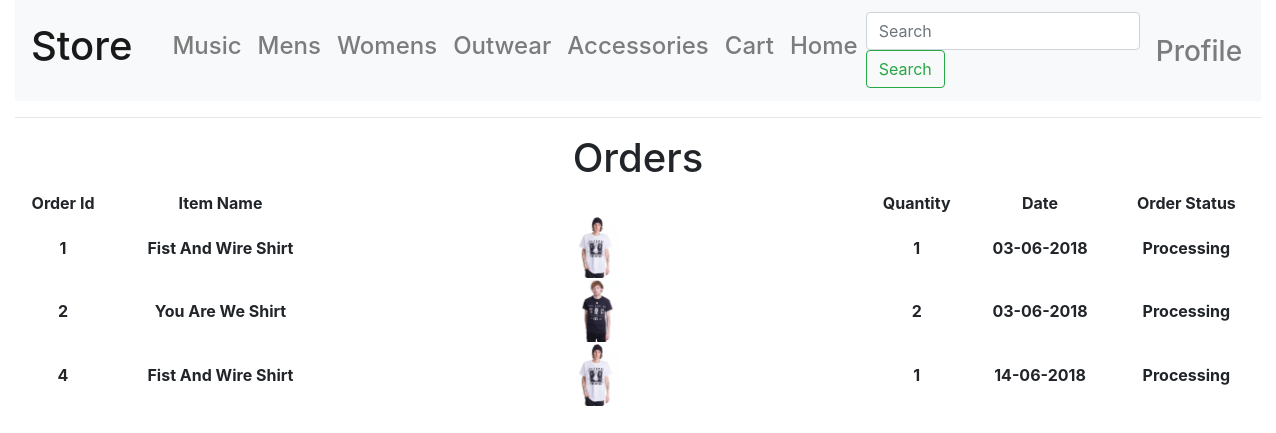
/store/orders (signed in), run on the app's committed database.
### app/models.py (models this page shows, shortened)
class User(UserMixin, db.Model):
    id = db.Column(db.Integer, primary_key=True)
    username = db.Column(db.String(64), index=True, unique=True)
    email = db.Column(db.String(120), index=True, unique=True)
    password_hash = db.Column(db.String(128))
    name = db.Column(db.String(40), index=True)
    address1 = db.Column(db.String(40), index=True)
    address2 = db.Column(db.String(40), index=True)
    towncity = db.Column(db.String(40), index=True)
    postcode = db.Column(db.String(40), index=True)
    accesslevel = db.Column(db.Integer, index=True)
    card = db.Column(db.String)

class orders(db.Model):
    order_id = db.Column(db.Integer, primary_key=True)
    userid = db.Column(db.Integer)
    item_id = db.Column(db.Integer)
    item_quant = db.Column(db.Integer)
    order_status = db.Column(db.String(40))
    date = db.Column(db.String)
    price = db.Column(db.Integer)
    card = db.Column(db.String)

class Store(db.Model):
    id = db.Column(db.Integer, primary_key=True)
    name = db.Column(db.String(40))
    image = db.Column(db.String(40))
    cat = db.Column(db.String(40))
    price = db.Column(db.Float)
    sale = db.Column(db.Integer)
    back_image=db.Column(db.String)

### app/routes.py (the view)
@app.route("/store/orders")
@login_required
def the_orders():
    return render_template("store/orders.html", title="Store-", store=Store.query.all(), orders=orders.query.all(), user=User.query.all())

### app/models.py (called while the page is built)
@login.user_loader
def load_user(the_id):
    return User.query.get(int(the_id))

### app/templates/store/orders.html (shortened to what this page needs)
{% extends "store/layout_store.html" %}
{% block body %}
<div class="text-center">
<h1>Orders</h1>
{% for user in user %}
    {% if user.id == current_user.id %}
        <table id="tblProduct", width="100%">
        <tr>
            <th>Order Id</th>
            <th>Item Name</th>
            <th> </th>
            <th>Quantity</th>
            <th>Date</th>
            <th>Order Status</th>
        </tr>
        {% for j in orders %}
            {% if j.userid == current_user.id %}
                {% for k in store %}
                    {% if k.id == j.item_id %}
                        <tr>
                            <th>{{ j.order_id }}</th>
                            <th>{{ k.name }}</th>
                            <th> <img src="{{ url_for("static", filename=k.image) }}" style="width: 8%"> </th>
                            <th>{{ j.item_quant }}</th>
                            <th>{{ j.date }}</th>
                            <th>{{ j.order_status }}</th>
                        </tr>
                        {% endif %}
                    {% endfor %}
                {% endif %}
        {% endfor %}
    {% endif %}
{% endfor %}
</div>
{% endblock %}

### app/templates/store/layout_store.html (style rules this page uses)
:root { --blue:#007bff;--indigo:#6610f2;--purple:#6f42c1;--pink:#e83e8c;--red:#dc3545;--orange:#fd7e14;--yellow:#ffc107;--green:#28a745;--teal:#20c997;--cyan:#17a2b8;--white:#fff;--gray:#6c757d;--gray-dark:#343a40;--primary:#007bff;--secondary:#6c757d;--success:#28a745;--info:#17a2b8;--warning:#ffc107;--danger:#dc3545;--light:#f8f9fa;--dark:#343a40;--breakpoint-xs:0;--breakpoint-sm:576px;--breakpoint-md:768px;--breakpoint-lg:992px;--breakpoint-xl:1200px;--font-family-sans-serif:-apple-system,BlinkMacSystemFont,"Segoe UI",Roboto,"Helvetica Neue",Arial,sans-serif,"Apple Color Emoji","Segoe UI Emoji","Segoe UI Symbol";--font-family-monospace:SFMono-Regular,Menlo,Monaco,Consolas,"Liberation Mono","Courier New",monospace }
*,::after,::before { box-sizing:border-box }
html { font-family:sans-serif;line-height:1.15;-webkit-text-size-adjust:100%;-ms-text-size-adjust:100%;-ms-overflow-style:scrollbar;-webkit-tap-highlight-color:transparent }
body { margin:0;font-family:-apple-system,BlinkMacSystemFont,"Segoe UI",Roboto,"Helvetica Neue",Arial,sans-serif,"Apple Color Emoji","Segoe UI Emoji","Segoe UI Symbol";font-size:1rem;font-weight:400;line-height:1.5;color:#212529;text-align:left;background-color:#fff }
h1,h2,h3,h4,h5,h6 { margin-top:0;margin-bottom:.5rem }
img { vertical-align:middle;border-style:none }
table { border-collapse:collapse }
th { text-align:inherit }
.h1,.h2,.h3,.h4,.h5,.h6,h1,h2,h3,h4,h5,h6 { margin-bottom:.5rem;font-family:inherit;font-weight:500;line-height:1.2;color:inherit }
.h1,h1 { font-size:2.5rem }

### data on the page
orders: order_id "1", item_quant "1", date "03-06-2018", order_status "Processing"
Store: name "Fist And Wire Shirt", image (picture)
orders: order_id "2", item_quant "2", date "03-06-2018", order_status "Processing"
Store: name "You Are We Shirt", image (picture)
orders: order_id "4", item_quant "1", date "14-06-2018", order_status "Processing"
